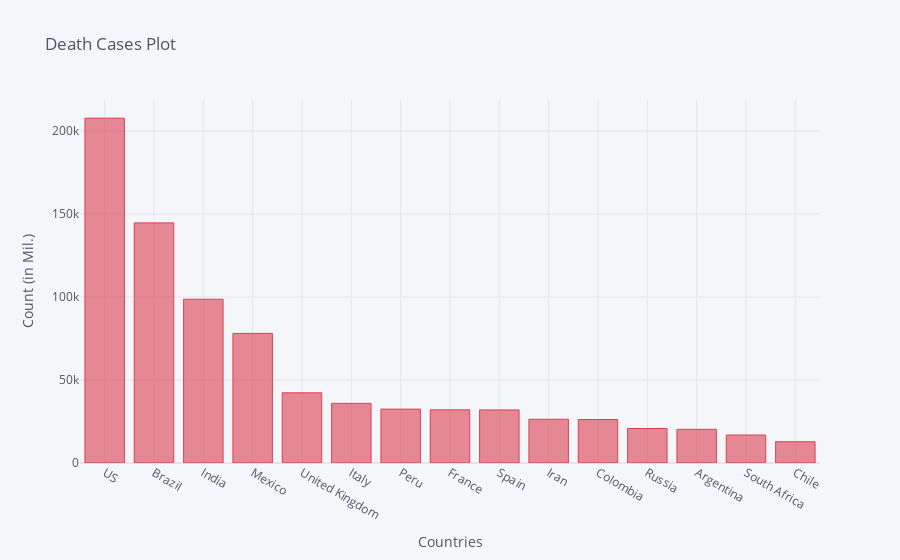

Here is the notebook cell this chart was saved with:
### Code cell
death_df2_plot.iplot(kind='bar', x='Country/Region', y='10/1/20',color='red',
                    title='Death Cases Plot',xTitle='Countries',yTitle='Count (in Mil.)')

### Figure 1 — Plotly figure (JSON) as saved in the notebook; plotly's stock layout.template omitted (floating-point values rounded to 4 significant figures)
{"data": [{"marker": {"color": "rgba(219, 64, 82, 0.6)", "line": {"color": "rgba(219, 64, 82, 1.0)", "width": 1}}, "name": "10/1/20", "orientation": "v", "text": "", "type": "bar", "x": ["US", "Brazil", "India", "Mexico", "United Kingdom", "Italy", "Peru", "France", "Spain", "Iran", "Colombia", "Russia", "Argentina", "South Africa", "Chile"], "y": [207789, 144680, 98678, 78078, 42292, 35918, 32463, 32034, 31973, 26380, 26196, 20796, 20288, 16866, 12822]}], "layout": {"legend": {"bgcolor": "#F5F6F9", "font": {"color": "#4D5663"}}, "paper_bgcolor": "#F5F6F9", "plot_bgcolor": "#F5F6F9", "title": {"font": {"color": "#4D5663"}, "text": "Death Cases Plot"}, "xaxis": {"gridcolor": "#E1E5ED", "showgrid": true, "tickfont": {"color": "#4D5663"}, "title": {"font": {"color": "#4D5663"}, "text": "Countries"}, "zerolinecolor": "#E1E5ED"}, "yaxis": {"gridcolor": "#E1E5ED", "showgrid": true, "tickfont": {"color": "#4D5663"}, "title": {"font": {"color": "#4D5663"}, "text": "Count (in Mil.)"}, "zerolinecolor": "#E1E5ED"}}}
